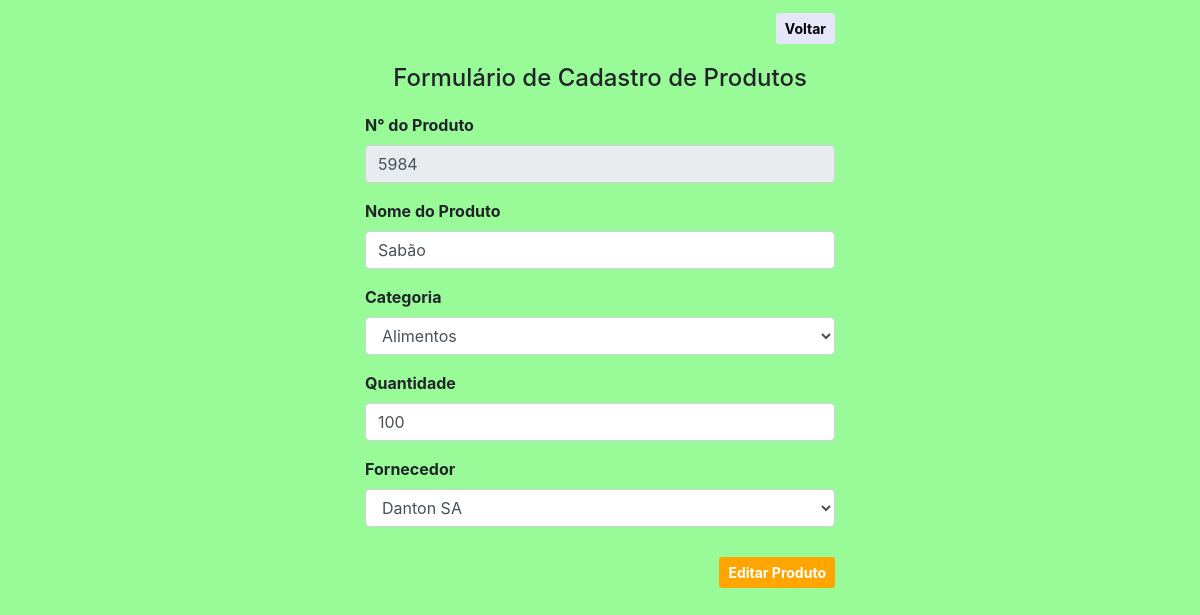
The page /Projeto_Estoque/telas/produto/editar_produto.php?id=62 on the database its author committed.
### tables this page shows
CREATE TABLE `tb_produto` (
  `id_produto` int(11) NOT NULL,
  `nro_produto` int(11) NOT NULL,
  `nome_produto` varchar(200) NOT NULL,
  `categoria` varchar(100) NOT NULL,
  `quantidade` int(11) NOT NULL,
  `fornecedor` varchar(100) NOT NULL
);

### Projeto_Estoque/telas/produto/editar_produto.php (the view, shortened to what this page needs)
<?php
include '../../lib/bd/conexao.php';
$id = $_GET['id'];
?>
<!DOCTYPE html>
<html>
<head>
	<link rel="stylesheet" href="../../lib/bootstrap/css/bootstrap.min.css">
	<link rel="stylesheet" href="../../lib/css/style.css">
</head>
<body>
<div class="container" id="tamanho_container">
	<div id="botao_direita">
      <a href="listar_produto.php" role="button" id="botao_voltar" class="btn btn-sm">Voltar</a>
    </div>
	<h4>Formulário de Cadastro de Produtos</h4>
	<form id="espaçamento" action="atualizar_produto.php" method="POST">
		<?php
		$sql = "SELECT * FROM `tb_produto` WHERE id_produto = $id";
		$buscar  = mysqli_query($conexao,$sql);
		while ($array = mysqli_fetch_array($buscar)) {
    	$nro_produto = $array['nro_produto'];
    	$nome_produto = $array['nome_produto'];
    	$quantidade = $array['quantidade'];
		?>
  		<div class="form-group">
    		<label>N° do Produto</label>
    		<input type="number" class="form-control" name="nro_produto" value="<?php echo $nro_produto ?>" disabled>
    	</div>
    	<div class="form-group">
    		<label>Nome do Produto</label>
    		<input type="text" class="form-control" name="nome_produto" value="<?php echo $nome_produto ?>"   autocomplete="off">
    	</div>
    	<div class="form-group">
    		<label>Categoria</label>
    		<select class="form-control" name="categoria"required>
          <?php
            include '../lib/bd/conexao.php';
            $sql = "SELECT * FROM tb_categoria order by nome_categoria ASC";
            $buscar = mysqli_query($conexao ,$sql);
            while($array = mysqli_fetch_array($buscar)){
              $categoria = $array['nome_categoria'];
            ?>
            <option><?php echo $categoria ?></option>
          <?php } ?>
          </select>
  		</div>
    	<div class="form-group">
    		<label>Quantidade</label>
    		<input type="number" class="form-control" name="quantidade" value="<?php echo $quantidade ?>">
    	</div>
    	<div class="form-group">
    		<label>Fornecedor</label>
    		<select class="form-control" name="fornecedor">
    			<?php
            include '../bd/conexao.php';
            $sql_2 = "SELECT * FROM tb_fornecedor order by nome_fornecedor ASC";
            $buscar_2 = mysqli_query($conexao ,$sql_2);
            while($array_2 = mysqli_fetch_array($buscar_2)){
              $nome_fornecedor = $array_2['nome_fornecedor'];
            ?>
            <option><?php echo $nome_fornecedor ?></option>
          <?php } ?>
          </select>
  		</div>
  		<div id="botao_direita">
  		<button type="submit" id="botao_editar" class="btn btn-sm">Editar Produto</button>
  		</div>
  	<?php } ?>
  	</form>
</div>
</body>
</html>

### rows shown on the page
tb_produto: nro_produto "5984", nome_produto "Sabão", quantidade "100"

### other values the page prints
form field categoria "Alimentos"
form field fornecedor "Danton SA"
